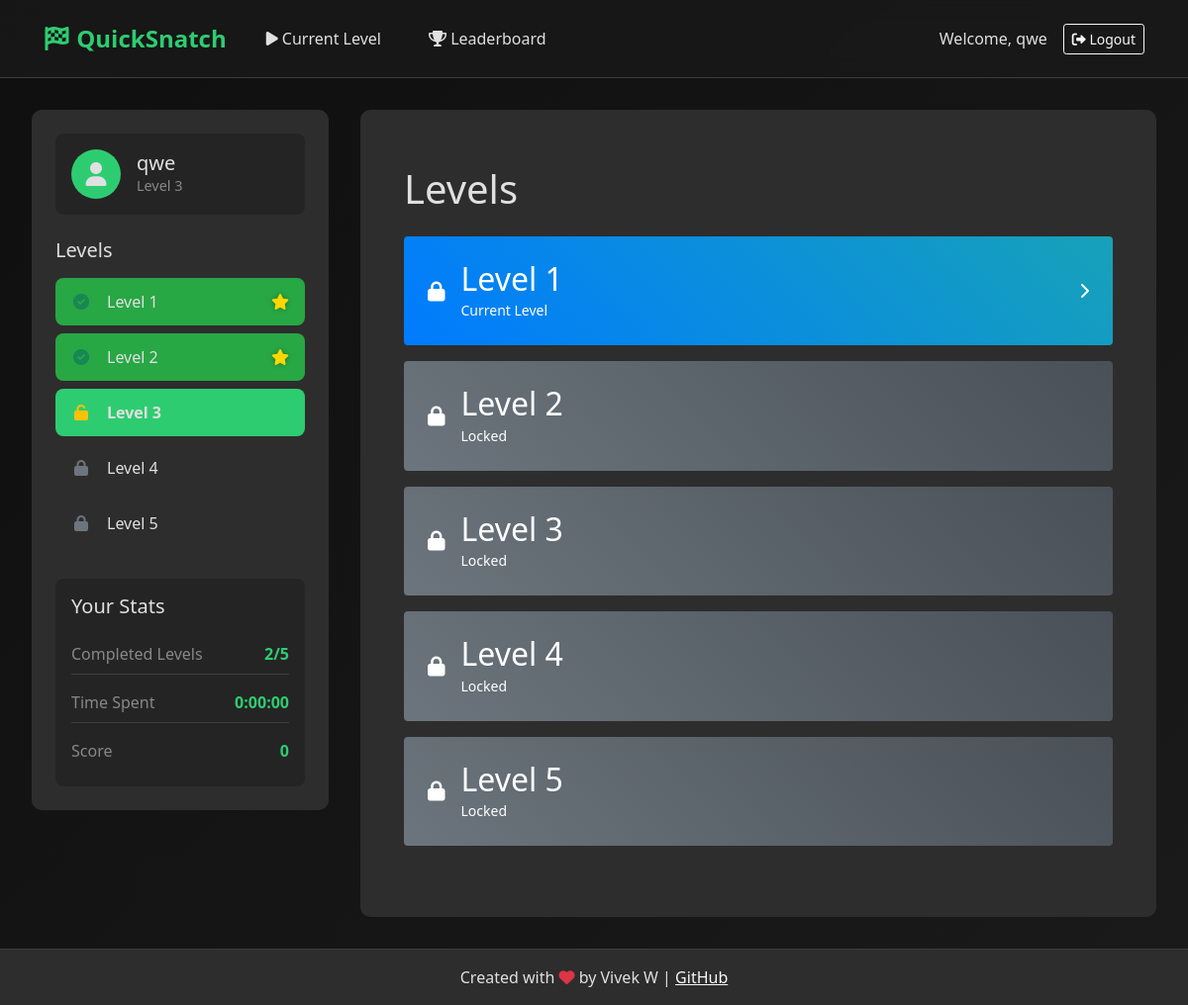
The app's page /levels (signed in) with its own data.
### app.py (models this page shows, shortened)
class User(UserMixin, db.Model):
    id = db.Column(db.Integer, primary_key=True)
    username = db.Column(db.String(80), unique=True, nullable=False)
    password = db.Column(db.String(120), nullable=False)
    current_level = db.Column(db.Integer, default=1)
    start_time = db.Column(db.DateTime, nullable=True)
    last_submission = db.Column(db.DateTime, nullable=True)
    level_times = db.relationship('LevelTime', backref='user', lazy=True)

### app.py (the view)
@app.route('/levels')
def levels():
    progress = get_user_progress()
    return render_template('levels.html', progress=progress)

### app.py (called while the page is built)
def get_user_progress(user_id='default'):
    if user_id not in user_progress:
        user_progress[user_id] = UserProgress()
    return user_progress[user_id]

@login_manager.user_loader
def load_user(user_id):
    return User.query.get(int(user_id))

### templates/levels.html (shortened to what this page needs)
{% extends "base.html" %}
{% block content %}
<div class="container py-4">
    <h1 class="mb-4">Levels</h1>
    <div class="levels-container">
        {% for level_num in range(1, 6) %}
            {% set level = level_num %}
            {% set completed = level in progress.completed_levels %}
            {% set current = level == progress.current_level %}
            {% set unlocked = completed or current %}
            <div class="level-card mb-3 {% if completed %}bg-success{% elif current %}bg-primary{% else %}bg-secondary{% endif %} text-white rounded">
                <a href="{{ url_for('level', level_number=level) if unlocked else '#' }}"
                   class="text-decoration-none text-white d-block p-4">
                    <div class="d-flex align-items-center">
                        <div class="me-3">
                            {% if completed %}
                                <i class="fas fa-star fa-lg"></i>
                            {% else %}
                                <i class="fas fa-lock fa-lg"></i>
                            {% endif %}
                        </div>
                        <div class="flex-grow-1">
                            <h2 class="mb-0">Level {{ level }}</h2>
                            {% if completed %}
                                <small>Completed!</small>
                            {% elif current %}
                                <small>Current Level</small>
                            {% else %}
                                <small>Locked</small>
                            {% endif %}
                        </div>
                        {% if unlocked %}
                            <i class="fas fa-chevron-right"></i>
                        {% endif %}
                    </div>
                </a>
            </div>
        {% endfor %}
    </div>
</div>
{% endblock %}

### templates/base.html (shortened to what this page needs)
<!DOCTYPE html>
<html lang="en">
<head>
    <link href="https://cdn.jsdelivr.net/npm/bootstrap@5.1.3/dist/css/bootstrap.min.css" rel="stylesheet">
    <link href="https://cdnjs.cloudflare.com/ajax/libs/font-awesome/6.0.0/css/all.min.css" rel="stylesheet">
    <link href="{{ url_for('static', filename='css/style.css') }}" rel="stylesheet">
</head>
<body>
    <nav class="navbar navbar-expand-lg">
        <div class="container-fluid">
            <a class="navbar-brand" href="{{ url_for('index') }}"><i class="fas fa-flag-checkered"></i> QuickSnatch</a>
            <div class="collapse navbar-collapse" id="navbarNav">
                <ul class="navbar-nav me-auto">
                    {% if current_user.is_authenticated %}
                    <li class="nav-item">
                        <a class="nav-link" href="{{ url_for('level', level_number=current_user.current_level) }}"><i class="fas fa-play"></i> Current Level</a>
                    </li>
                    <li class="nav-item">
                        <a class="nav-link" href="{{ url_for('leaderboard') }}"><i class="fas fa-trophy"></i> Leaderboard</a>
                    </li>
                    {% endif %}
                </ul>
                <div class="d-flex align-items-center">
                    {% if current_user.is_authenticated %}
                        <span class="me-3">Welcome, {{ current_user.username }}</span>
                        <a href="{{ url_for('logout') }}" class="btn btn-outline-light btn-sm"><i class="fas fa-sign-out-alt"></i> Logout</a>
                    {% else %}
                        <a href="{{ url_for('login') }}" class="btn btn-outline-light btn-sm me-2"><i class="fas fa-sign-in-alt"></i> Login</a>
                        <a href="{{ url_for('register') }}" class="btn btn-primary btn-sm"><i class="fas fa-user-plus"></i> Register</a>
                    {% endif %}
                </div>
            </div>
        </div>
    </nav>
    <div class="main-container">
        {% if current_user.is_authenticated %}
        <div class="sidebar">
            <div class="user-profile">
                <div class="user-avatar">
                    <i class="fas fa-user"></i>
                </div>
                <div class="user-info">
                    <h5>{{ current_user.username }}</h5>
                    <p>Level {{ current_user.current_level }}</p>
                </div>
            </div>
            <h5 class="mb-3">Levels</h5>
            <ul class="level-nav">
                {% for i in range(1, 6) %}
                <li class="level-nav-item">
                    <a href="{{ url_for('level', level_number=i) }}"
                       class="level-nav-link {% if current_user.current_level == i %}active{% endif %} {% if i < current_user.current_level %}completed{% endif %}">
                        <span class="level-icon">
                            {% if i <= current_user.current_level %}
                                {% if i < current_user.current_level %}
                                    <i class="fas fa-check-circle text-success"></i>
                                {% else %}
                                    <i class="fas fa-unlock text-warning"></i>
                                {% endif %}
                            {% else %}
                                <i class="fas fa-lock text-muted"></i>
                            {% endif %}
                        </span>
                        Level {{ i }}
                        {% if i < current_user.current_level %}
                            <span class="completed-badge"><i class="fas fa-star"></i></span>
                        {% endif %}
                    </a>
                </li>
                {% endfor %}
            </ul>
            <div class="stats-section">
                <h5 class="mb-3">Your Stats</h5>
                <div class="stats-item">
                    <span class="stats-label">Completed Levels</span>
                    <span class="stats-value">{{ current_user.current_level - 1 }}/5</span>
                </div>
                <div class="stats-item">
                    <span class="stats-label">Time Spent</span>
                    <span class="stats-value">{{ session.get('time_spent', '0:00:00') }}</span>
                </div>
                <div class="stats-item">
                    <span class="stats-label">Score</span>
                    <span class="stats-value">{{ session.get('score', 0) }}</span>
                </div>
            </div>
        </div>
        {% endif %}
        <div class="main-content {% if not current_user.is_authenticated %}full-width{% endif %}">
            {% block content %}{% endblock %}
        </div>
    </div>
    <footer class="footer">
        <div class="container">
            <p class="mb-0">
                Created with <i class="fas fa-heart text-danger"></i> by Vivek W |
                <a href="https://github.com/NST-SDC" class="text-light" target="_blank">GitHub</a>
            </p>
        </div>
    </footer>
</body>
</html>

### static/css/style.css (style rules this page uses)
:root { --primary-color: #00ff00; --bg-dark: #1a1a1a; --bg-darker: #0f0f0f; --accent-color: #00cc00; --text-color: #ffffff; --card-bg: #2a2a2a; }
body { background: linear-gradient(135deg, var(--bg-darker) 0%, var(--bg-dark) 100%); color: var(--text-color); transition: background-color 0.3s ease; }
.btn { transition: all 0.3s ease; position: relative; overflow: hidden; }
.navbar { backdrop-filter: blur(10px); background: rgba(26, 26, 26, 0.8) !important; }
.nav-link { position: relative; transition: color 0.3s ease; }
.nav-link::after { content: ''; position: absolute; width: 0; height: 2px; bottom: 0; left: 0; background-color: var(--primary-color); transition: width 0.3s ease; }

### templates/base.html (style rules this page uses)
:root { --primary-dark: #1a1a1a; --secondary-dark: #2d2d2d; --accent-color: #2ecc71; --text-color: #e0e0e0; --border-color: #3d3d3d; --success-color: #28a745; --success-hover-color: #218838; --gold-color: #ffd700; }
body { background-color: var(--primary-dark); color: var(--text-color); min-height: 100vh; display: flex; flex-direction: column; font-family: 'Segoe UI', system-ui, -apple-system, sans-serif; }
.navbar { background-color: var(--secondary-dark); border-bottom: 1px solid var(--border-color); padding: 1rem 2rem; }
.navbar-brand { color: var(--accent-color) !important; font-size: 1.5rem; font-weight: bold; }
.nav-link { color: var(--text-color) !important; margin: 0 1rem; transition: color 0.3s ease; }
.main-container { flex: 1; display: flex; padding: 1rem; gap: 1rem; max-width: 1800px; margin: 0 auto; width: 100%; flex-direction: column; }
@media (min-width: 992px) { .main-container { flex-direction: row; padding: 2rem; gap: 2rem; } }
.sidebar { width: 100%; background-color: var(--secondary-dark); border-radius: 10px; padding: 1.5rem; height: fit-content; }
@media (min-width: 992px) { .sidebar { width: 300px; } }
.main-content { flex: 1; background-color: var(--secondary-dark); border-radius: 10px; padding: 1.5rem; max-width: 100%; }
@media (min-width: 992px) { .main-content { padding: 2rem; max-width: calc(100% - 300px); } }
.footer { background-color: var(--secondary-dark); border-top: 1px solid var(--border-color); padding: 1rem; text-align: center; }
.user-profile { display: flex; align-items: center; gap: 1rem; padding: 1rem; background: rgba(0, 0, 0, 0.2); border-radius: 8px; margin-bottom: 1.5rem; }
.user-avatar { width: 50px; height: 50px; border-radius: 50%; background: var(--accent-color); display: flex; align-items: center; justify-content: center; font-size: 1.5rem; }
.user-info h5 { margin: 0; color: var(--text-color); }
.user-info p { margin: 0; font-size: 0.9rem; color: #888; }
.level-nav { list-style: none; padding: 0; margin: 0; }
.level-nav-item { margin-bottom: 0.5rem; }
.level-nav-link { display: flex; align-items: center; padding: 0.75rem 1rem; color: var(--text-color); text-decoration: none; border-radius: 8px; transition: all 0.3s ease; background: var(--darker-bg); margin-bottom: 0.5rem; }
.level-nav-link.active { background: var(--accent-color); color: var(--dark-bg); font-weight: bold; }
.level-nav-link.completed { background: var(--success-color); color: var(--dark-bg); }
.level-icon { margin-right: 1rem; width: 20px; text-align: center; }
.completed-badge { margin-left: auto; color: var(--gold-color); }
.stats-section { margin-top: 2rem; padding: 1rem; background: rgba(0, 0, 0, 0.2); border-radius: 8px; }
.stats-item { display: flex; justify-content: space-between; align-items: center; margin-bottom: 0.5rem; padding: 0.5rem 0; border-bottom: 1px solid var(--border-color); }
.stats-item:last-child { border-bottom: none; margin-bottom: 0; }
.stats-label { color: #888; }
.stats-value { color: var(--accent-color); font-weight: bold; }

### templates/levels.html (style rules this page uses)
.level-card { transition: transform 0.2s, box-shadow 0.2s; border: none; }
.bg-primary { background: linear-gradient(45deg, #007bff, #17a2b8) !important; }
.bg-secondary { background: linear-gradient(45deg, #6c757d, #495057) !important; }
.fa-star { color: #ffd700; text-shadow: 0 0 5px rgba(0,0,0,0.3); animation: star-pulse 2s infinite; }

### records on screen
User: username "qwe", current_level "3", current_user.current_level-1 "2"

### other values on screen
{{ i }} "1" "2" "3" "4" "5"
{{ session.get('time_spent', '0:00:00') }} "0:00:00"
{{ session.get('score', 0) }} "0"
{{ level }} "1" "2" "3" "4" "5"
